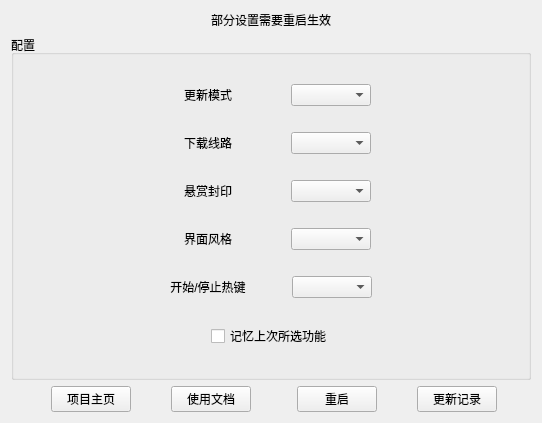
          <widget class="QWidget" name="scrollAreaWidgetContents">
           <property name="geometry">
            <rect>
             <x>0</x>
             <y>0</y>
             <width>542</width>
             <height>423</height>
            </rect>
           </property>
           <layout class="QVBoxLayout" name="verticalLayout_setting" stretch="0,4,1">
            <item>
             <widget class="QLabel" name="label_tip_setting_restart">
              <property name="text">
               <string>部分设置需要重启生效</string>
              </property>
              <property name="alignment">
               <set>Qt::AlignmentFlag::AlignCenter</set>
              </property>
             </widget>
            </item>
            <item>
             <widget class="QGroupBox" name="groupBox_config">
              <property name="title">
               <string>配置</string>
              </property>
              <layout class="QVBoxLayout">
               <item>
                <layout class="QHBoxLayout" name="horizontalLayout_setting_update" stretch="4,2,0,2,4">
                 <item>
                  <spacer name="horizontalSpacer_setting_update_left">
                   <property name="orientation">
                    <enum>Qt::Orientation::Horizontal</enum>
                   </property>
                   <property name="sizeHint" stdset="0">
                    <size>
                     <width>40</width>
                     <height>20</height>
                    </size>
                   </property>
                  </spacer>
                 </item>
                 <item>
                  <widget class="QLabel" name="setting_update_label">
                   <property name="text">
                    <string>更新模式</string>
                   </property>
                   <property name="alignment">
                    <set>Qt::AlignmentFlag::AlignCenter</set>
                   </property>
                  </widget>
                 </item>
                 <item>
                  <spacer name="horizontalSpacer_setting_update_middle">
                   <property name="orientation">
                    <enum>Qt::Orientation::Horizontal</enum>
                   </property>
                   <property name="sizeHint" stdset="0">
                    <size>
                     <width>40</width>
                     <height>20</height>
                    </size>
                   </property>
                  </spacer>
                 </item>
                 <item>
                  <widget class="QComboBox" name="setting_update_comboBox">
                   <property name="minimumSize">
                    <size>
                     <width>80</width>
                     <height>0</height>
                    </size>
                   </property>
                  </widget>
                 </item>
                 <item>
                  <spacer name="horizontalSpacer_setting_update_right">
                   <property name="orientation">
                    <enum>Qt::Orientation::Horizontal</enum>
                   </property>
                   <property name="sizeHint" stdset="0">
                    <size>
                     <width>40</width>
                     <height>20</height>
                    </size>
                   </property>
                  </spacer>
                 </item>
                </layout>
               </item>
               <item>
                <layout class="QHBoxLayout" name="horizontalLayout_setting_update_download" stretch="4,2,0,2,4">
                 <item>
                  <spacer name="horizontalSpacer_setting_update_download_left">
                   <property name="orientation">
                    <enum>Qt::Orientation::Horizontal</enum>
                   </property>
                   <property name="sizeHint" stdset="0">
                    <size>
                     <width>40</width>
                     <height>20</height>
                    </size>
                   </property>
                  </spacer>
                 </item>
                 <item>
                  <widget class="QLabel" name="setting_update_download_label">
                   <property name="text">
                    <string>下载线路</string>
                   </property>
                   <property name="alignment">
                    <set>Qt::AlignmentFlag::AlignCenter</set>
                   </property>
                  </widget>
                 </item>
                 <item>
                  <spacer name="horizontalSpacer_setting_update_download_middle">
                   <property name="orientation">
                    <enum>Qt::Orientation::Horizontal</enum>
                   </property>
                   <property name="sizeHint" stdset="0">
                    <size>
                     <width>40</width>
                     <height>20</height>
                    </size>
                   </property>
                  </spacer>
                 </item>
                 <item>
                  <widget class="QComboBox" name="setting_update_download_comboBox">
                   <property name="minimumSize">
                    <size>
                     <width>80</width>
                     <height>0</height>
                    </size>
                   </property>
                  </widget>
                 </item>
                 <item>
                  <spacer name="horizontalSpacer_setting_update_download_right">
                   <property name="orientation">
                    <enum>Qt::Orientation::Horizontal</enum>
                   </property>
                   <property name="sizeHint" stdset="0">
                    <size>
                     <width>40</width>
                     <height>20</height>
                    </size>
                   </property>
                  </spacer>
                 </item>
                </layout>
               </item>
               <item>
                <layout class="QHBoxLayout" name="horizontalLayout_setting_xuanshangfengyin" stretch="4,2,0,2,4">
                 <item>
                  <spacer name="horizontalSpacer_setting_xuanshangfengyin_left">
                   <property name="orientation">
                    <enum>Qt::Orientation::Horizontal</enum>
                   </property>
                   <property name="sizeHint" stdset="0">
                    <size>
                     <width>40</width>
                     <height>20</height>
                    </size>
                   </property>
                  </spacer>
                 </item>
                 <item>
                  <widget class="QLabel" name="setting_xuanshangfengyin_label">
                   <property name="text">
                    <string>悬赏封印</string>
                   </property>
                   <property name="alignment">
                    <set>Qt::AlignmentFlag::AlignCenter</set>
                   </property>
                  </widget>
                 </item>
                 <item>
                  <spacer name="horizontalSpacer_setting_xuanshangfengyin_middle">
                   <property name="orientation">
                    <enum>Qt::Orientation::Horizontal</enum>
                   </property>
                   <property name="sizeHint" stdset="0">
                    <size>
                     <width>40</width>
                     <height>20</height>
                    </size>
                   </property>
                  </spacer>
                 </item>
                 <item>
                  <widget class="QComboBox" name="setting_xuanshangfengyin_comboBox">
                   <property name="minimumSize">
                    <size>
                     <width>80</width>
                     <height>0</height>
                    </size>
                   </property>
                  </widget>
                 </item>
                 <item>
                  <spacer name="horizontalSpacer_setting_xuanshangfengyin_right">
                   <property name="orientation">
                    <enum>Qt::Orientation::Horizontal</enum>
                   </property>
                   <property name="sizeHint" stdset="0">
                    <size>
                     <width>40</width>
                     <height>20</height>
                    </size>
                   </property>
                  </spacer>
                 </item>
                </layout>
               </item>
               <item>
                <layout class="QHBoxLayout" name="horizontalLayout_setting_window_style" stretch="4,2,0,2,4">
                 <item>
                  <spacer name="horizontalSpacer_setting_window_style">
                   <property name="orientation">
                    <enum>Qt::Orientation::Horizontal</enum>
                   </property>
                   <property name="sizeHint" stdset="0">
                    <size>
                     <width>40</width>
                     <height>20</height>
                    </size>
                   </property>
                  </spacer>
                 </item>
                 <item>
                  <widget class="QLabel" name="setting_window_style_label">
                   <property name="text">
                    <string>界面风格</string>
                   </property>
                   <property name="alignment">
                    <set>Qt::AlignmentFlag::AlignCenter</set>
                   </property>
                  </widget>
                 </item>
                 <item>
                  <spacer name="horizontalSpacer_setting_window_style_middle">
                   <property name="orientation">
                    <enum>Qt::Orientation::Horizontal</enum>
                   </property>
                   <property name="sizeHint" stdset="0">
                    <size>
                     <width>40</width>
                     <height>20</height>
                    </size>
                   </property>
                  </spacer>
                 </item>
                 <item>
                  <widget class="QComboBox" name="setting_window_style_comboBox">
                   <property name="minimumSize">
                    <size>
                     <width>80</width>
                     <height>0</height>
                    </size>
                   </property>
                  </widget>
                 </item>
                 <item>
                  <spacer name="horizontalSpacer_setting_window_style_right">
                   <property name="orientation">
                    <enum>Qt::Orientation::Horizontal</enum>
                   </property>
                   <property name="sizeHint" stdset="0">
                    <size>
                     <width>40</width>
                     <height>20</height>
                    </size>
                   </property>
                  </spacer>
                 </item>
                </layout>
               </item>
               <item>
                <layout class="QHBoxLayout" name="horizontalLayout_setting_shortcut_start_stop" stretch="4,2,0,2,4">
                 <item>
                  <spacer name="horizontalSpacer_setting_shortcut_start_stop_left">
                   <property name="orientation">
                    <enum>Qt::Orientation::Horizontal</enum>
                   </property>
                   <property name="sizeHint" stdset="0">
                    <size>
                     <width>40</width>
                     <height>20</height>
                    </size>
                   </property>
                  </spacer>
                 </item>
                 <item>
                  <widget class="QLabel" name="setting_shortcut_start_stop_label">
                   <property name="text">
                    <string>开始/停止热键</string>
                   </property>
                   <property name="alignment">
                    <set>Qt::AlignmentFlag::AlignCenter</set>
                   </property>
                  </widget>
                 </item>
                 <item>
                  <spacer name="horizontalSpacer_setting_shortcut_start_stop_middle">
                   <property name="orientation">
                    <enum>Qt::Orientation::Horizontal</enum>
                   </property>
                   <property name="sizeHint" stdset="0">
                    <size>
                     <width>40</width>
                     <height>20</height>
                    </size>
                   </property>
                  </spacer>
                 </item>
                 <item>
                  <widget class="QComboBox" name="setting_shortcut_start_stop_comboBox">
                   <property name="minimumSize">
                    <size>
                     <width>80</width>
                     <height>0</height>
                    </size>
                   </property>
                  </widget>
                 </item>
                 <item>
                  <spacer name="horizontalSpacer_setting_shortcut_start_stop_right">
                   <property name="orientation">
                    <enum>Qt::Orientation::Horizontal</enum>
                   </property>
                   <property name="sizeHint" stdset="0">
                    <size>
                     <width>40</width>
                     <height>20</height>
                    </size>
                   </property>
                  </spacer>
                 </item>
                </layout>
               </item>
               <item>
                <layout class="QHBoxLayout" name="horizontalLayout">
                 <item>
                  <spacer name="horizontalSpacer_setting_remember_last_choice_left">
                   <property name="orientation">
                    <enum>Qt::Orientation::Horizontal</enum>
                   </property>
                   <property name="sizeHint" stdset="0">
                    <size>
                     <width>40</width>
                     <height>20</height>
                    </size>
                   </property>
                  </spacer>
                 </item>
                 <item>
                  <widget class="QCheckBox" name="setting_remember_last_choice_button">
                   <property name="text">
                    <string>记忆上次所选功能</string>
                   </property>
                  </widget>
                 </item>
                 <item>
                  <spacer name="horizontalSpacer_setting_remember_last_choice_right">
                   <property name="orientation">
                    <enum>Qt::Orientation::Horizontal</enum>
                   </property>
                   <property name="sizeHint" stdset="0">
                    <size>
                     <width>40</width>
                     <height>20</height>
                    </size>
                   </property>
                  </spacer>
                 </item>
                </layout>
               </item>
              </layout>
             </widget>
            </item>
            <item>
             <layout class="QHBoxLayout" name="horizontalLayout_restart_update_record" stretch="0,0,1,0,0,1,1,1,1">
              <item>
               <spacer name="horizontalSpacer_other_1">
                <property name="orientation">
                 <enum>Qt::Orientation::Horizontal</enum>
                </property>
                <property name="sizeHint" stdset="0">
                 <size>
                  <width>40</width>
                  <height>20</height>
                 </size>
                </property>
               </spacer>
              </item>
              <item>
               <widget class="QPushButton" name="pushButton_homepage">
                <property name="text">
                 <string>项目主页</string>
                </property>
               </widget>
              </item>
              <item>
               <spacer name="horizontalSpacer_other_2">
                <property name="orientation">
                 <enum>Qt::Orientation::Horizontal</enum>
                </property>
                <property name="sizeHint" stdset="0">
                 <size>
                  <width>40</width>
                  <height>20</height>
                 </size>
                </property>
               </spacer>
              </item>
              <item>
               <widget class="QPushButton" name="pushButton_helpdoc">
                <property name="text">
                 <string>使用文档</string>
                </property>
               </widget>
              </item>
              <item>
               <spacer name="horizontalSpacer_other_3">
                <property name="orientation">
                 <enum>Qt::Orientation::Horizontal</enum>
                </property>
                <property name="sizeHint" stdset="0">
                 <size>
                  <width>40</width>
                  <height>20</height>
                 </size>
                </property>
               </spacer>
              </item>
              <item>
               <widget class="QPushButton" name="button_restart">
                <property name="text">
                 <string>重启</string>
                </property>
               </widget>
              </item>
              <item>
               <spacer name="horizontalSpacer_other_4">
                <property name="orientation">
                 <enum>Qt::Orientation::Horizontal</enum>
                </property>
                <property name="sizeHint" stdset="0">
                 <size>
                  <width>40</width>
                  <height>20</height>
                 </size>
                </property>
               </spacer>
              </item>
              <item>
               <widget class="QPushButton" name="button_update_record">
                <property name="text">
                 <string>更新记录</string>
                </property>
               </widget>
              </item>
              <item>
               <spacer name="horizontalSpacer_other_5">
                <property name="orientation">
                 <enum>Qt::Orientation::Horizontal</enum>
                </property>
                <property name="sizeHint" stdset="0">
                 <size>
                  <width>40</width>
                  <height>20</height>
                 </size>
                </property>
               </spacer>
              </item>
             </layout>
            </item>
           </layout>
          </widget>
